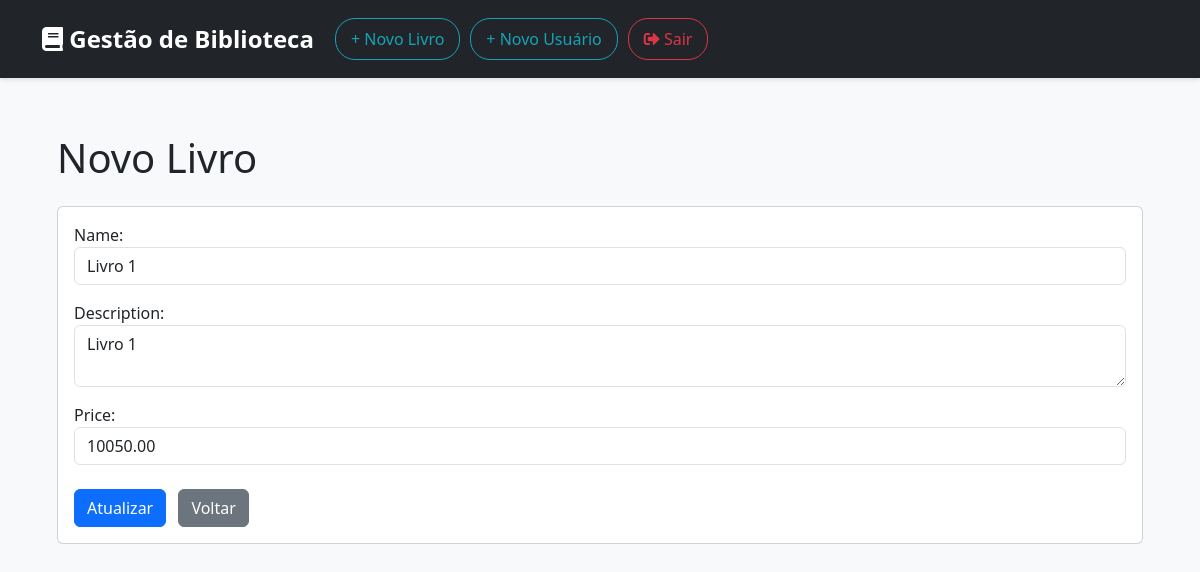
Screenshot of /products/edit/3 (signed in) with the database file from the repository.
### products/models.py (models this page shows, shortened)
class Product(models.Model):
    name = models.CharField('Name', max_length=100)
    description = models.TextField('Description', blank=True)
    price = models.DecimalField('Price', decimal_places=2, max_digits=8)
    created = models.DateTimeField('Created', auto_now_add=True)
    changed = models.DateTimeField('Changed', auto_now=True)
    available = models.BooleanField(default=True)
    STATUS_CHOICES = [
        ('disponivel', 'Disponível'),
        ('emprestado', 'Emprestado'),
        ('em_manutencao', 'Em Manutenção'),
        ('indisponivel', 'Indisponível'),
    ]
    status = models.CharField(
        max_length=20,
        choices=STATUS_CHOICES,
        default='disponivel'
    )
    class Meta:
        ordering = ['name']

### products/views.py (the view)
# urls.py: path('edit/<int:pk>', views.ProductUpdate.as_view(), name='product_edit'),
class ProductUpdate(SuccessMessageMixin, UpdateView):
    model = Product
    form_class = ProductForm
    success_url = reverse_lazy('product_list')
    success_message = "Livro atualizado com sucesso!"

### products/forms.py
class ProductForm(forms.ModelForm):
    def __init__(self, *args, **kwargs):
        super(ProductForm, self).__init__(*args, **kwargs)
        self.fields['name'].widget.attrs = {
            'class': 'form-control col-md-6'
        }
        self.fields['description'].widget.attrs = {
            'class': 'form-control col-md-6'
        }
        self.fields['price'].widget.attrs = {
            'class': 'form-control col-md-6',
            'step': 'any',
            'min': '1',
        }
    class Meta:
        model = Product
        fields = ('name', 'description', 'price')

### products/templates/products/product_form.html (shortened to what this page needs)
{% extends 'products/base.html' %}
{% block content %}
    <div class="container mt-4">
        <h1 class="mb-4">
                Novo Livro
        </h1>
        <div class="card">
            <div class="card-body">
                <form method="POST" class="needs-validation" novalidate>
                    {% for field in form %}
                        <div class="form-group mb-3">
                            {{ field.label_tag }}
                            {{ field }}
                        </div>
                    {% endfor %}
                    <div class="mt-4">
                        <button type="submit" class="btn btn-primary">
                            {% if request.path == '/new' %}Adicionar{% else %}Atualizar{% endif %}
                        </button>
                        <a href="{% url 'product_list' %}" class="btn btn-secondary ms-2">Voltar</a>
                    </div>
                </form>
            </div>
        </div>
    </div>
{% endblock %}

### static/css/style.css (style rules this page uses)
body { background-color: #f8f9fa; font-family: 'Segoe UI', Tahoma, Geneva, Verdana, sans-serif; }

### rows the page displays
Product: form "Livro 1" "Livro 1" "10050.00"

### other values shown
{{ field.label_tag }} "Name:" "Description:" "Price:"
